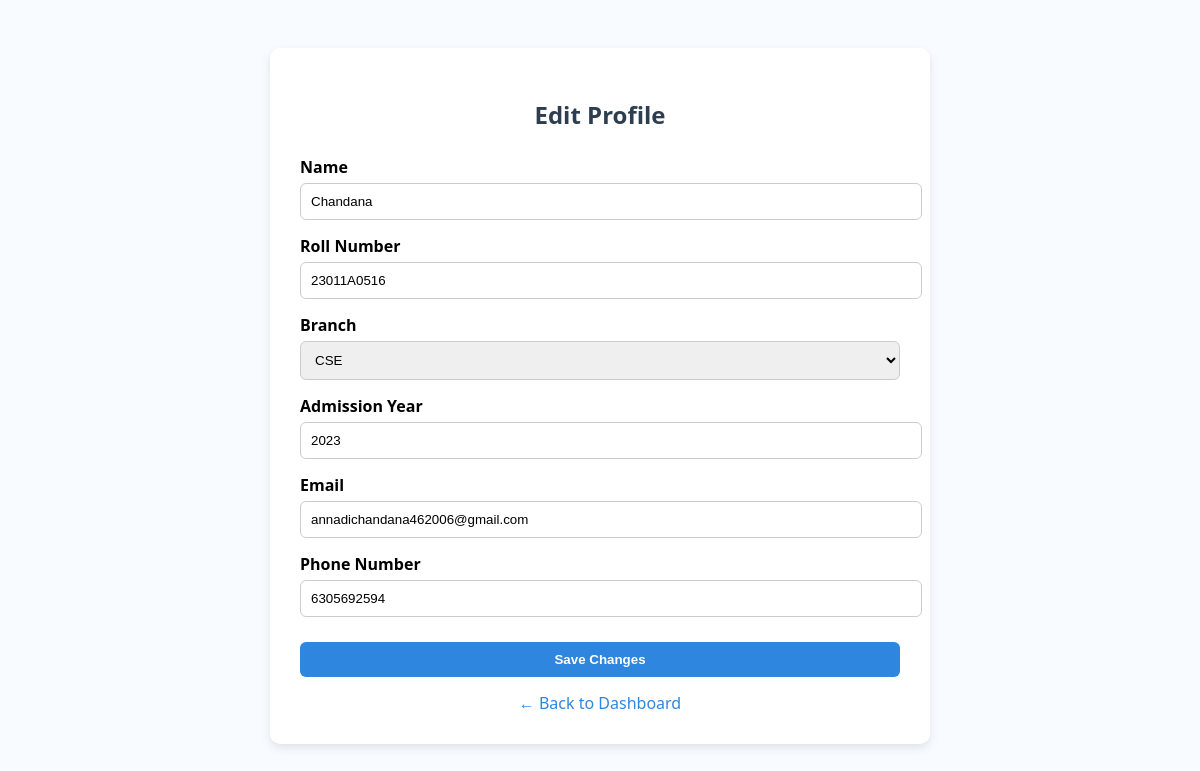
/edit-profile/ (signed in), run on an earlier commit of the app's database.
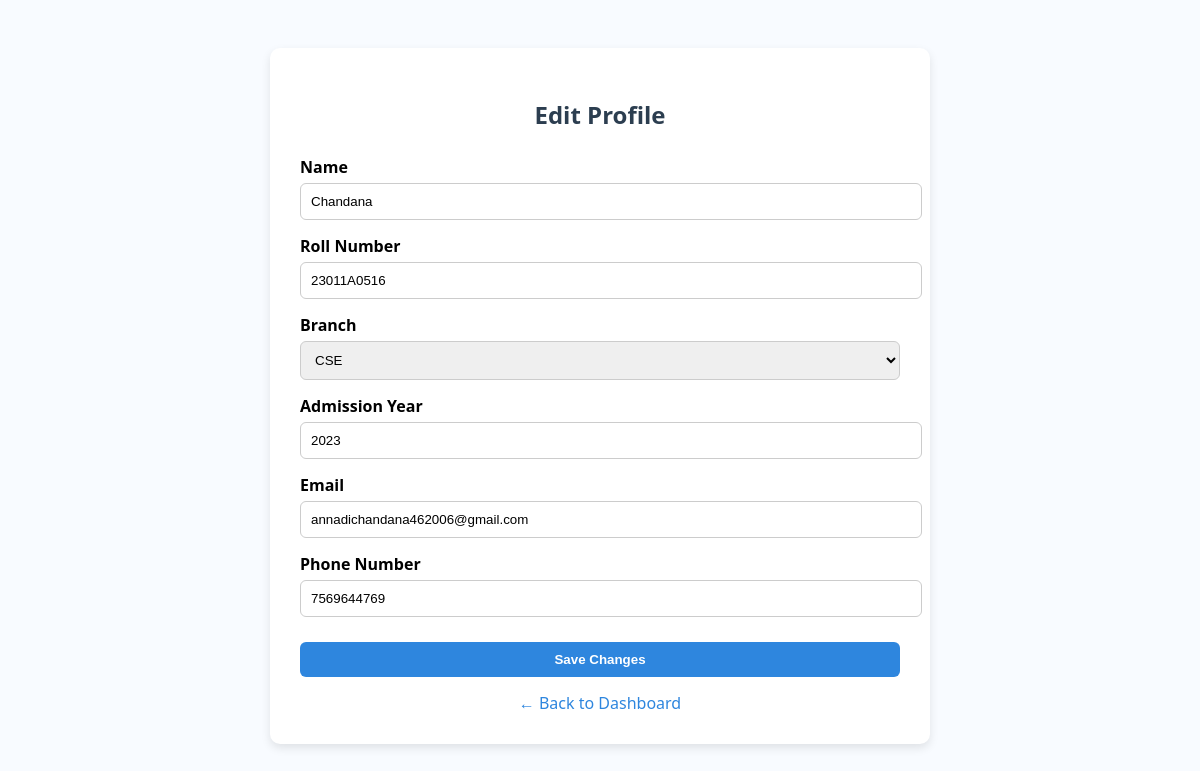
And on a later commit of the database.
### chandana/models.py (models this page shows, shortened)
class student(models.Model):
    name = models.CharField(max_length=50)
    rollno = models.CharField(max_length=50)
    branch = models.CharField(max_length=50)
    admission_year = models.IntegerField()
    Email = models.EmailField(help_text="Enter Your Email address")
    phonenumber = models.CharField(max_length=15)
    password = models.CharField(max_length=100, blank=True, null=True)

### chandana/views.py (the view, shortened to what this page needs)
# urls.py: path('edit-profile/', views.edit_profile, name='edit_profile'),
def edit_profile(request):
    student_id = request.session.get('student_id')
    if not student_id:
        return redirect('login')
    student_obj = student.objects.get(id=student_id)
    return render(request, 'edit_profile.html', {'student': student_obj})

### chandana/templates/edit_profile.html (shortened to what this page needs)
<!DOCTYPE html>
<html lang="en">
<head>
</head>
<body>
  <div class="form-box">
    <h2>Edit Profile</h2>
    <form method="POST">
      <label>Name</label>
      <input type="text" name="name" value="{{ student.name }}" required>
      <label>Roll Number</label>
      <input type="text" name="rollno" value="{{ student.rollno }}" required>
      <label>Branch</label>
      <select name="branch" required>
        <option value="CSE" {% if student.branch == "CSE" %}selected{% endif %}>CSE</option>
      </select>
      <label>Admission Year</label>
      <input type="number" name="admission_year" value="{{ student.admission_year }}" required>
      <label>Email</label>
      <input type="email" name="email" value="{{ student.Email }}" required>
      <label>Phone Number</label>
      <input type="text" name="phone" value="{{ student.phonenumber }}" required>
      <button type="submit">Save Changes</button>
    </form>
    <a class="back" href="{% url 'student_dashboard' %}">← Back to Dashboard</a>
  </div>
</body>
</html>

What changed in the data, as far as the page shows it:
changed student "Chandana": phone "6305692594" → "7569644769"
